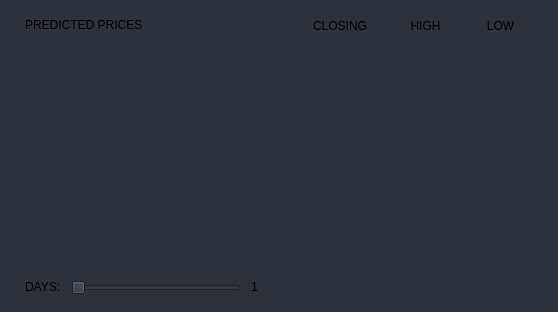
                           <widget class="QFrame" name="predPriceFrame">
                            <property name="minimumSize">
                             <size>
                              <width>0</width>
                              <height>312</height>
                             </size>
                            </property>
                            <property name="styleSheet">
                             <string notr="true">background: #2C313A;
border-radius: 10px;</string>
                            </property>
                            <property name="frameShape">
                             <enum>QFrame::NoFrame</enum>
                            </property>
                            <property name="frameShadow">
                             <enum>QFrame::Raised</enum>
                            </property>
                            <layout class="QVBoxLayout" name="verticalLayout_11">
                             <property name="spacing">
                              <number>5</number>
                             </property>
                             <property name="leftMargin">
                              <number>15</number>
                             </property>
                             <property name="topMargin">
                              <number>13</number>
                             </property>
                             <property name="rightMargin">
                              <number>15</number>
                             </property>
                             <property name="bottomMargin">
                              <number>13</number>
                             </property>
                             <item>
                              <widget class="QFrame" name="frame_10">
                               <property name="frameShape">
                                <enum>QFrame::NoFrame</enum>
                               </property>
                               <property name="frameShadow">
                                <enum>QFrame::Raised</enum>
                               </property>
                               <layout class="QHBoxLayout" name="horizontalLayout_19">
                                <property name="spacing">
                                 <number>0</number>
                                </property>
                                <property name="leftMargin">
                                 <number>10</number>
                                </property>
                                <property name="topMargin">
                                 <number>0</number>
                                </property>
                                <property name="rightMargin">
                                 <number>10</number>
                                </property>
                                <property name="bottomMargin">
                                 <number>0</number>
                                </property>
                                <item>
                                 <widget class="QFrame" name="frame_16">
                                  <property name="frameShape">
                                   <enum>QFrame::NoFrame</enum>
                                  </property>
                                  <property name="frameShadow">
                                   <enum>QFrame::Raised</enum>
                                  </property>
                                  <layout class="QVBoxLayout" name="verticalLayout_23">
                                   <property name="spacing">
                                    <number>0</number>
                                   </property>
                                   <property name="leftMargin">
                                    <number>0</number>
                                   </property>
                                   <property name="topMargin">
                                    <number>0</number>
                                   </property>
                                   <property name="rightMargin">
                                    <number>0</number>
                                   </property>
                                   <property name="bottomMargin">
                                    <number>0</number>
                                   </property>
                                   <item alignment="Qt::AlignLeft|Qt::AlignVCenter">
                                    <widget class="QLabel" name="label_2">
                                     <property name="styleSheet">
                                      <string notr="true">font: 15px &quot;Segoe UI BOLD&quot;;</string>
                                     </property>
                                     <property name="text">
                                      <string>PREDICTED PRICES</string>
                                     </property>
                                    </widget>
                                   </item>
                                  </layout>
                                 </widget>
                                </item>
                                <item alignment="Qt::AlignRight">
                                 <widget class="QFrame" name="predPriceButtons">
                                  <property name="styleSheet">
                                   <string notr="true">* {
	border-radius: 12px; 
	border-color: #2C313A;
	font: 13px &quot;Segoe UI BOLD&quot;;
}

*:hover {
	color: #259CA5;
	border-color: 'white';
}

*:activate, *:focus {
	color: #259CA5;
	background: 'white';
	border-color: 'white';
}</string>
                                  </property>
                                  <property name="frameShape">
                                   <enum>QFrame::NoFrame</enum>
                                  </property>
                                  <property name="frameShadow">
                                   <enum>QFrame::Raised</enum>
                                  </property>
                                  <layout class="QHBoxLayout" name="horizontalLayout_21">
                                   <property name="spacing">
                                    <number>10</number>
                                   </property>
                                   <property name="leftMargin">
                                    <number>0</number>
                                   </property>
                                   <property name="topMargin">
                                    <number>0</number>
                                   </property>
                                   <property name="rightMargin">
                                    <number>0</number>
                                   </property>
                                   <property name="bottomMargin">
                                    <number>0</number>
                                   </property>
                                   <item>
                                    <widget class="QPushButton" name="pushButton">
                                     <property name="minimumSize">
                                      <size>
                                       <width>86</width>
                                       <height>25</height>
                                      </size>
                                     </property>
                                     <property name="text">
                                      <string>CLOSING</string>
                                     </property>
                                    </widget>
                                   </item>
                                   <item>
                                    <widget class="QPushButton" name="pushButton_2">
                                     <property name="minimumSize">
                                      <size>
                                       <width>65</width>
                                       <height>25</height>
                                      </size>
                                     </property>
                                     <property name="text">
                                      <string>HIGH</string>
                                     </property>
                                    </widget>
                                   </item>
                                   <item>
                                    <widget class="QPushButton" name="pushButton_3">
                                     <property name="minimumSize">
                                      <size>
                                       <width>65</width>
                                       <height>25</height>
                                      </size>
                                     </property>
                                     <property name="text">
                                      <string>LOW</string>
                                     </property>
                                    </widget>
                                   </item>
                                  </layout>
                                 </widget>
                                </item>
                               </layout>
                              </widget>
                             </item>
                             <item>
                              <widget class="QFrame" name="predGraphFrame">
                               <property name="minimumSize">
                                <size>
                                 <width>528</width>
                                 <height>229</height>
                                </size>
                               </property>
                               <property name="styleSheet">
                                <string notr="true">border-radius: 0; background: transparent;</string>
                               </property>
                               <property name="frameShape">
                                <enum>QFrame::NoFrame</enum>
                               </property>
                               <property name="frameShadow">
                                <enum>QFrame::Raised</enum>
                               </property>
                               <layout class="QVBoxLayout" name="verticalLayout_22">
                                <property name="spacing">
                                 <number>0</number>
                                </property>
                                <property name="leftMargin">
                                 <number>0</number>
                                </property>
                                <property name="topMargin">
                                 <number>0</number>
                                </property>
                                <property name="rightMargin">
                                 <number>0</number>
                                </property>
                                <property name="bottomMargin">
                                 <number>0</number>
                                </property>
                               </layout>
                              </widget>
                             </item>
                             <item>
                              <widget class="QFrame" name="frame_15">
                               <property name="minimumSize">
                                <size>
                                 <width>0</width>
                                 <height>10</height>
                                </size>
                               </property>
                               <property name="frameShape">
                                <enum>QFrame::NoFrame</enum>
                               </property>
                               <property name="frameShadow">
                                <enum>QFrame::Raised</enum>
                               </property>
                               <layout class="QHBoxLayout" name="horizontalLayout_20">
                                <property name="spacing">
                                 <number>0</number>
                                </property>
                                <property name="leftMargin">
                                 <number>10</number>
                                </property>
                                <property name="topMargin">
                                 <number>0</number>
                                </property>
                                <property name="rightMargin">
                                 <number>10</number>
                                </property>
                                <property name="bottomMargin">
                                 <number>0</number>
                                </property>
                                <item alignment="Qt::AlignLeft|Qt::AlignVCenter">
                                 <widget class="QFrame" name="sliderFrame">
                                  <property name="frameShape">
                                   <enum>QFrame::NoFrame</enum>
                                  </property>
                                  <property name="frameShadow">
                                   <enum>QFrame::Raised</enum>
                                  </property>
                                  <layout class="QHBoxLayout" name="horizontalLayout_22">
                                   <property name="spacing">
                                    <number>10</number>
                                   </property>
                                   <property name="leftMargin">
                                    <number>0</number>
                                   </property>
                                   <property name="topMargin">
                                    <number>0</number>
                                   </property>
                                   <property name="rightMargin">
                                    <number>0</number>
                                   </property>
                                   <property name="bottomMargin">
                                    <number>0</number>
                                   </property>
                                   <item alignment="Qt::AlignVCenter">
                                    <widget class="QLabel" name="label">
                                     <property name="text">
                                      <string>DAYS:</string>
                                     </property>
                                    </widget>
                                   </item>
                                   <item>
                                    <widget class="QSlider" name="horizontalSlider">
                                     <property name="minimumSize">
                                      <size>
                                       <width>170</width>
                                       <height>0</height>
                                      </size>
                                     </property>
                                     <property name="minimum">
                                      <number>1</number>
                                     </property>
                                     <property name="maximum">
                                      <number>14</number>
                                     </property>
                                     <property name="orientation">
                                      <enum>Qt::Horizontal</enum>
                                     </property>
                                     <property name="tickPosition">
                                      <enum>QSlider::NoTicks</enum>
                                     </property>
                                     <property name="tickInterval">
                                      <number>0</number>
                                     </property>
                                    </widget>
                                   </item>
                                   <item alignment="Qt::AlignVCenter">
                                    <widget class="QLabel" name="daysValue">
                                     <property name="text">
                                      <string>1</string>
                                     </property>
                                    </widget>
                                   </item>
                                  </layout>
                                 </widget>
                                </item>
                                <item>
                                 <widget class="QFrame" name="predictedRangeLabelFrame">
                                  <property name="frameShape">
                                   <enum>QFrame::NoFrame</enum>
                                  </property>
                                  <property name="frameShadow">
                                   <enum>QFrame::Raised</enum>
                                  </property>
                                  <layout class="QVBoxLayout" name="verticalLayout_24">
                                   <property name="spacing">
                                    <number>0</number>
                                   </property>
                                   <property name="leftMargin">
                                    <number>0</number>
                                   </property>
                                   <property name="topMargin">
                                    <number>0</number>
                                   </property>
                                   <property name="rightMargin">
                                    <number>0</number>
                                   </property>
                                   <property name="bottomMargin">
                                    <number>0</number>
                                   </property>
                                   <item alignment="Qt::AlignRight">
                                    <widget class="QLabel" name="predictedRangeLabel">
                                     <property name="minimumSize">
                                      <size>
                                       <width>236</width>
                                       <height>22</height>
                                      </size>
                                     </property>
                                     <property name="text">
                                      <string/>
                                     </property>
                                     <property name="alignment">
                                      <set>Qt::AlignRight|Qt::AlignTrailing|Qt::AlignVCenter</set>
                                     </property>
                                    </widget>
                                   </item>
                                  </layout>
                                 </widget>
                                </item>
                               </layout>
                              </widget>
                             </item>
                            </layout>
                           </widget>
